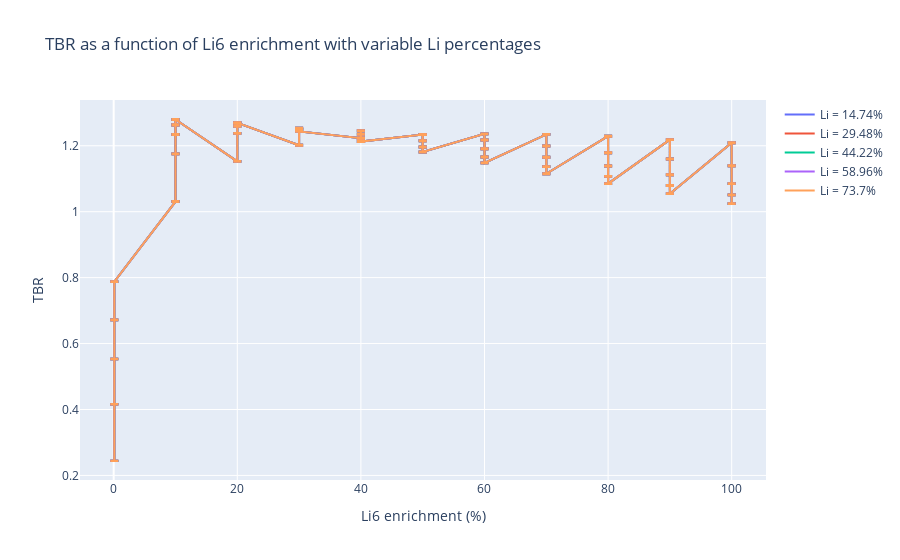

This figure's notebook cell:
### Code cell
import plotly.graph_objects as go

fig = go.Figure()
percentages=[14.74,29.48,44.22,58.96,73.7]
# PLOTS RESULTS
for i in percentages:
 fig.add_trace(
 
  go.Scatter(
    x=[entry['enrichment'] for entry in results],
        y=[entry['tbr_tally_result'] for entry in results],
        mode='lines',
        error_y={'array': [entry['tbr_tally_std_dev'] for entry in results]},
        name=f"Li = {i}%"
        )

 )

fig.update_layout(
    title="TBR as a function of Li6 enrichment with variable Li percentages",
    xaxis_title="Li6 enrichment (%)",
    yaxis_title="TBR"
)

fig.show()
